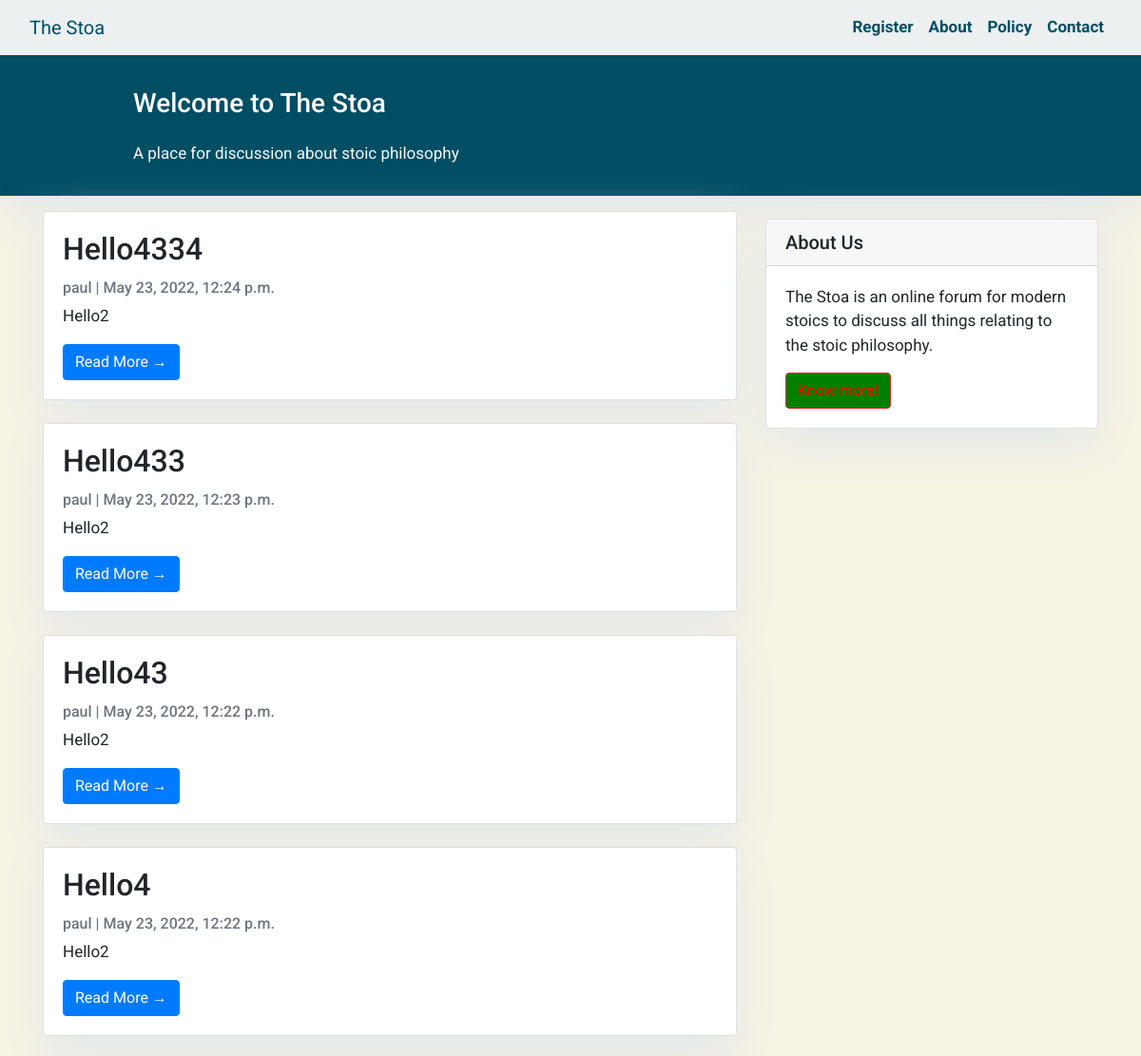
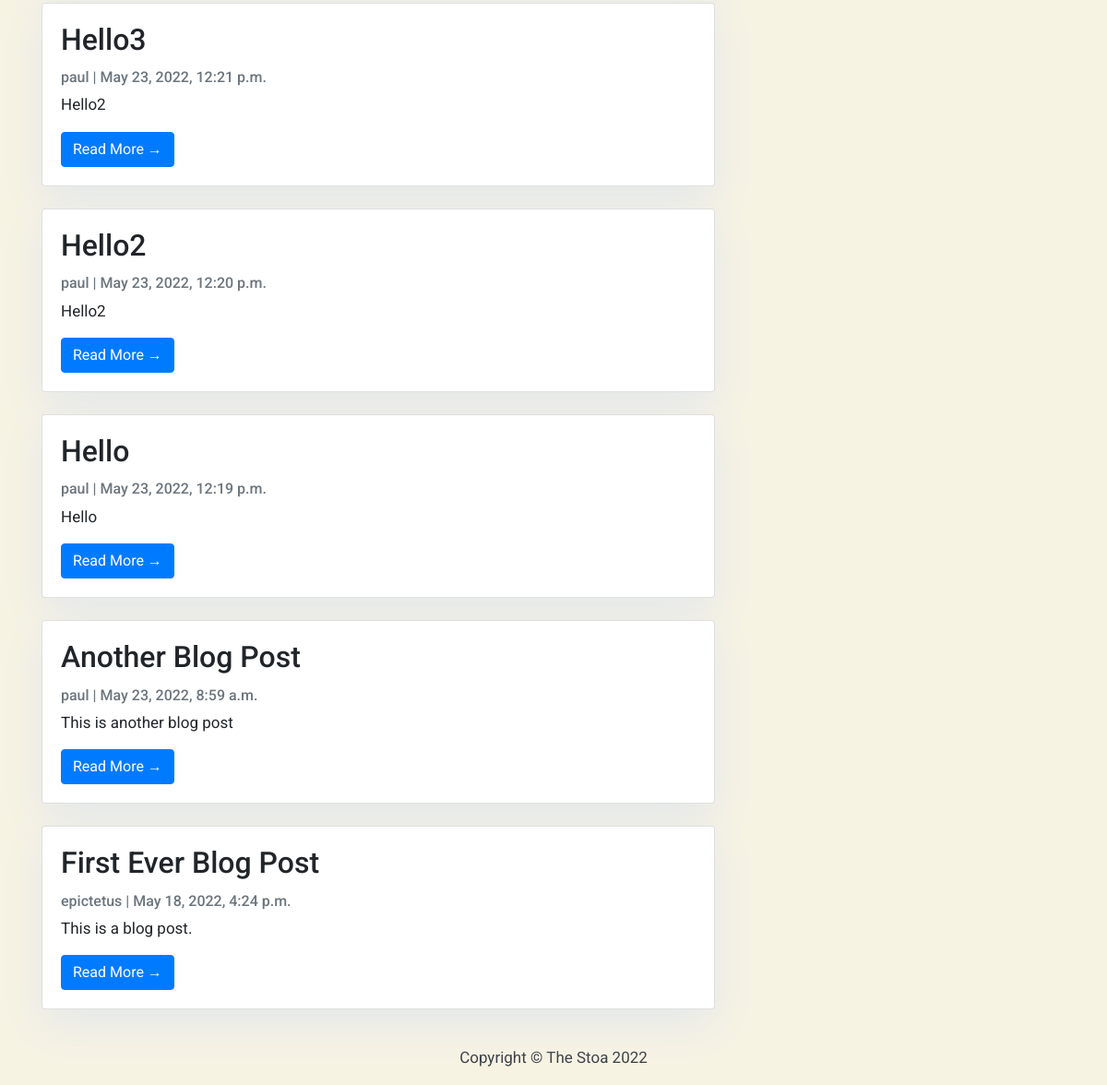
The page / on the database its author committed (2 pictures, top to bottom).
### stoicblog/models.py (models this page shows, shortened)
class Post(models.Model):
    title = models.CharField(max_length=200, unique=True)
    slug = models.SlugField(max_length=200, unique=True)
    author = models.ForeignKey(User, on_delete= models.CASCADE,related_name='blog_posts')
    updated_on = models.DateTimeField(auto_now= True)
    content = models.TextField()
    created_on = models.DateTimeField(auto_now_add=True)
    status = models.IntegerField(choices=STATUS, default=0)
    class Meta:
        ordering = ['-created_on']

### stoicblog/views.py (the view)
# urls.py: path('', views.PostList.as_view(), name='home'),
class PostList(generic.ListView):
    queryset = Post.objects.filter(status=1).order_by('-created_on')
    template_name = 'index.html'

### stoicblog/templates/index.html (shortened to what this page needs)
{% extends "base.html" %}
{% block content %}
{% load static %}
<header class="masthead">
    <div class="container">
        <div class="row">
            <div class=" col-md-8 col-md-10 mx-auto">
                <div class="site-heading">
                    <h3 class=" site-heading my-4 mt-3 text-white"> Welcome to The Stoa </h3>
                    <p class="text-light">A place for discussion about stoic philosophy
                    </p>
                </div>
            </div>
        </div>
    </div>
</header>
<div class="container">
    <div class="row">
        <div class="col-md-8 mt-3 left">
            {% for post in post_list %}
            <div class="card mb-4">
                <div class="card-body">
                    <h2 class="card-title">{{ post.title }}</h2>
                    <p class="card-text text-muted h6">{{ post.author }} | {{ post.created_on}} </p>
                    <p class="card-text">{{post.content|slice:":200" }}</p>
                    <a href="{% url 'post_detail' post.slug  %}" class="btn btn-primary">Read More &rarr;</a>
                </div>
            </div>
            {% endfor %}
        </div>
        {% block sidebar %} {% include 'sidebar.html' %} {% endblock sidebar %}
    </div>
</div>
{%endblock%}

### stoicblog/static/stoicblog/css/style.css (style rules this page uses)
body { font-family: "Roboto", sans-serif; font-size: 17px; background-color: #F7F3E3; }
.masthead { background: #004E64; height: auto; padding-bottom: 15px; box-shadow: 0 16px 48px #E3E7EB; padding-top: 10px; }
.card { box-shadow: 0 16px 48px #E3E7EB; }

### rows shown on the page
Post: title "Hello4334", author "paul", created_on "May 23, 2022, 12:24 p.m.", content "Hello2"
Post: title "Hello433", author "paul", created_on "May 23, 2022, 12:23 p.m.", content "Hello2"
Post: title "Hello43", author "paul", created_on "May 23, 2022, 12:22 p.m.", content "Hello2"
Post: title "Hello4", author "paul", created_on "May 23, 2022, 12:22 p.m.", content "Hello2"
Post: title "Hello3", author "paul", created_on "May 23, 2022, 12:21 p.m.", content "Hello2"
Post: title "Hello2", author "paul", created_on "May 23, 2022, 12:20 p.m.", content "Hello2"
Post: title "Hello", author "paul", created_on "May 23, 2022, 12:19 p.m.", content "Hello"
Post: title "Another Blog Post", author "paul", created_on "May 23, 2022, 8:59 a.m.", content "This is another blog post"
Post: title "First Ever Blog Post", author "epictetus", created_on "May 18, 2022, 4:24 p.m.", content "This is a blog post."
